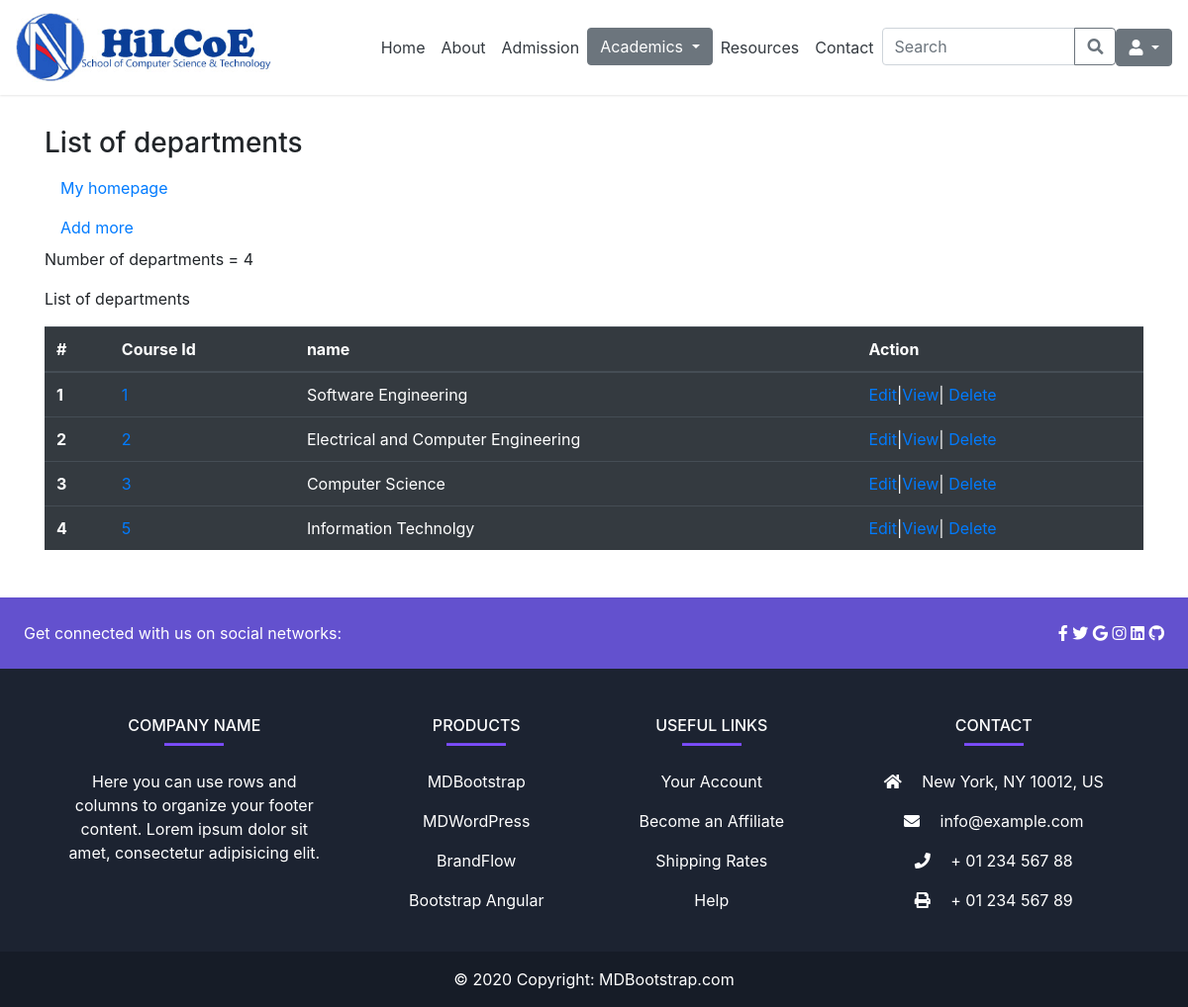
The page /admin_app/department_list/ on the database its author committed.
### admin_app/models.py (models this page shows, shortened)
class Department(models.Model):
  name = models.CharField(max_length=50, null=True, blank=True)
  department_head = models.CharField(max_length=50, null=True, blank=True)

### admin_app/views.py (the view)
# urls.py: path('department_list/', views.department_list, name='department-list'),
def department_list(request):
   departments = Department.objects.all()
   number_of_departments = departments.count()
   context = {
       'departments': departments,
      'number_of_departments': number_of_departments,
   }
   return render(request, 'admin_app/department/departments_list.html', context)

### templates/admin_app/department/departments_list.html (shortened to what this page needs)
s{% extends 'base.html' %}
{% block content%}
<div class="container my-5">
  <h3> List of departments</h3>
  <a class="nav-link text-black" href="{% if user.is_superuser or user.is_staff %}
          {% url 'admin-dashboard' %}
          {% else %}
            {% url 'cs-bsc' %}
          {% endif %}">My homepage
  </a>
  <a class="nav-link text-black" href="{% url 'add-department' %}"> Add more </a>
  <p>Number of departments = {{ number_of_departments }}</p>
  <p>List of departments</p>
  <table class="table table-dark">
    <thead>
      <tr>
        <th scope="col">#</th>
        <th scope="col">Course Id</th>
        <th scope="col">name </th>
        <th scope="col">Action</th>
      </tr>
    </thead>
    <tbody>
      {% for dept in departments %}
      <tr>
        <th scope="row">{{ forloop.counter }}</th>
        <td><a href="{% url 'department-detail' department_id=dept.pk %}">{{ dept.pk }}</a></td>
        <td>{{ dept.name }}</td>
        <td><a href="{% url 'department-edit' department_id=dept.pk %}">Edit</a>|<a href="{% url 'department-detail' department_id=dept.pk %}">View</a>|
          <a href="{% url 'department-delete' department_id=dept.pk %}">Delete</a></td>
      </tr>
      {% endfor %}
    </tbody>
  </table>
</div>
{% endblock %}

### rows shown on the page
Department: pk "1", name "Software Engineering"
Department: pk "2", name "Electrical and Computer Engineering"
Department: pk "3", name "Computer Science"
Department: pk "5", name "Information Technolgy"

### other values the page prints
{{ number_of_departments }} "4"
